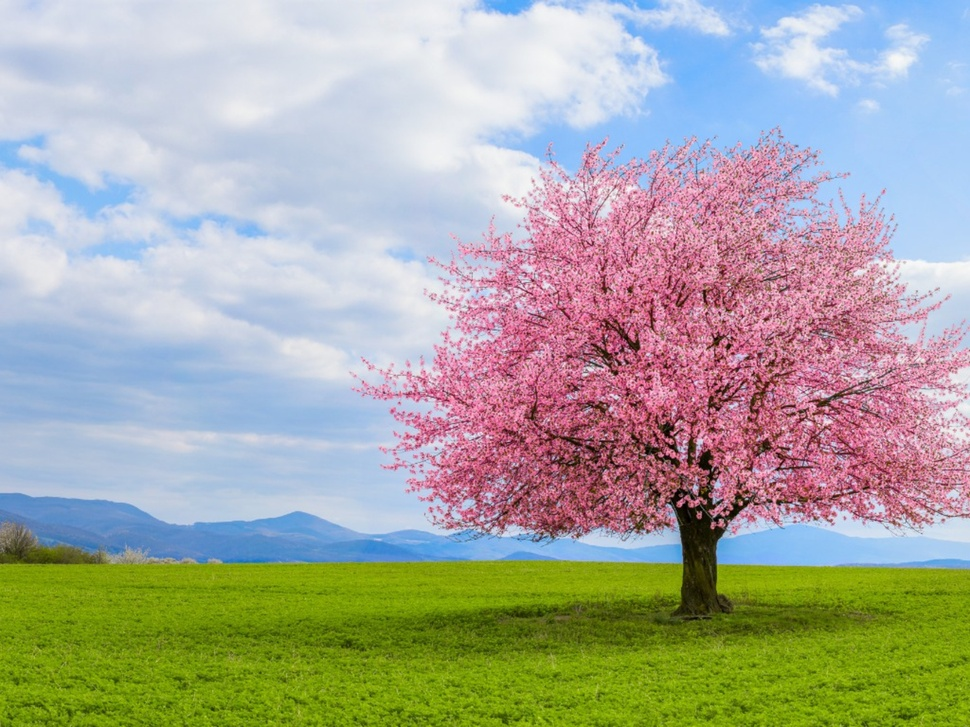
#> input picture Python/OpenCV/Photos/landscape.jpg, 970 x 727 px, shrunk from 1600 x 1200 before the run
$ python rgb2ycbcr.py
#> lines starting #> are read from the running program, lines starting #| are printed output that depends on the picture
import numpy as np
import matplotlib.pyplot as plt
import cv2 as cv

img = cv.imread('Photos/landscape.jpg')
#> img is the input picture: shape (727, 970, 3); mean B, G, R 159, 169.3, 168.1
b, g, r = cv.split(img)
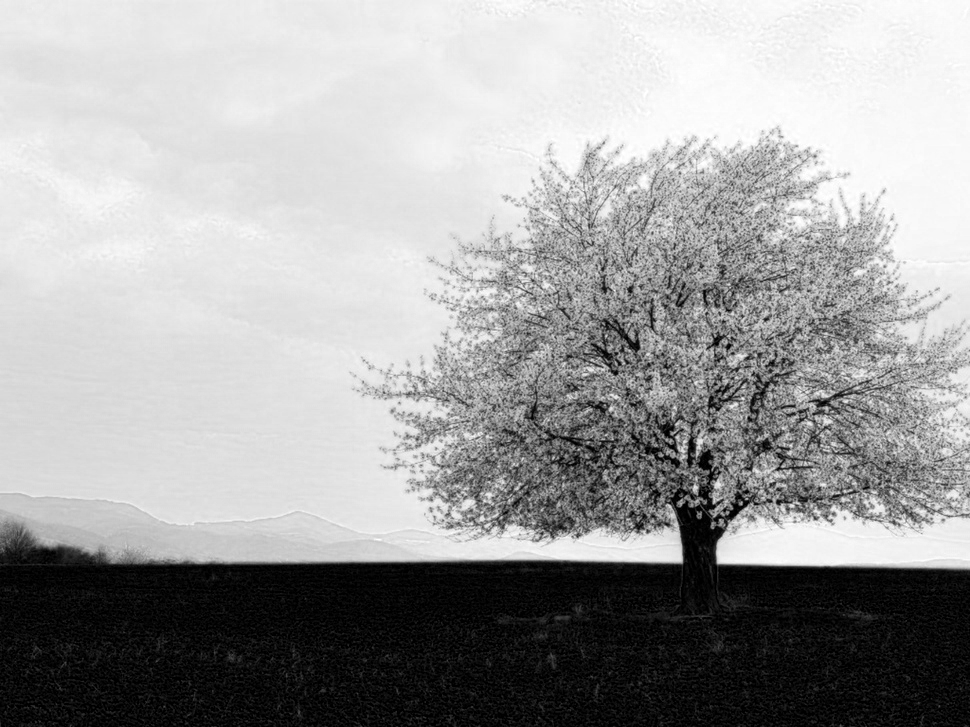
#> b: shape (727, 970); min 0, max 255, mean 159
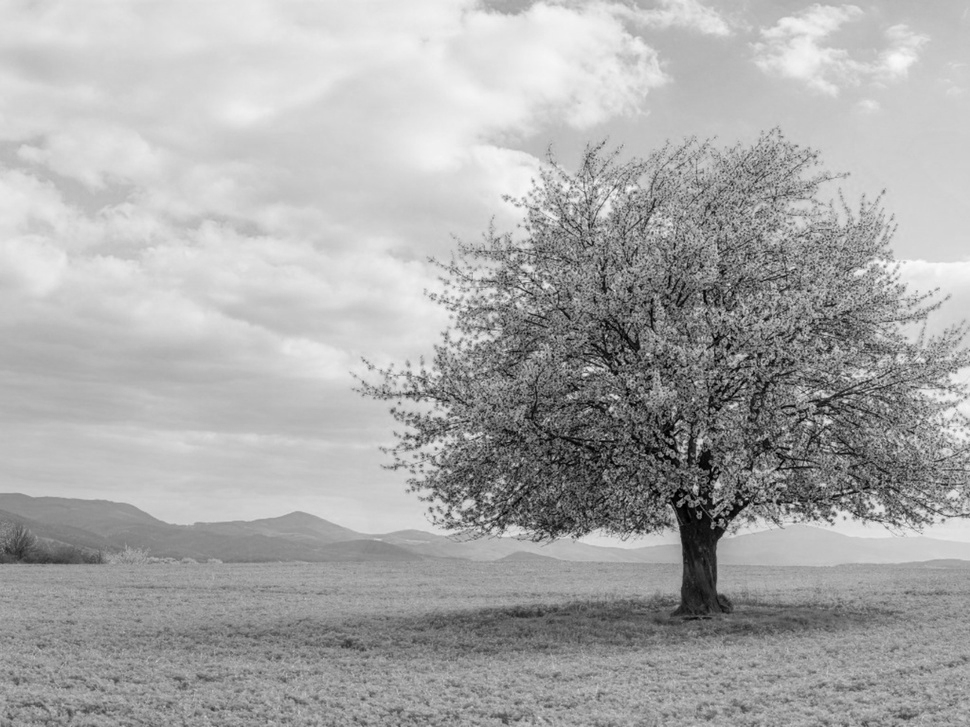
#> g: shape (727, 970); min 0, max 250, mean 169.3
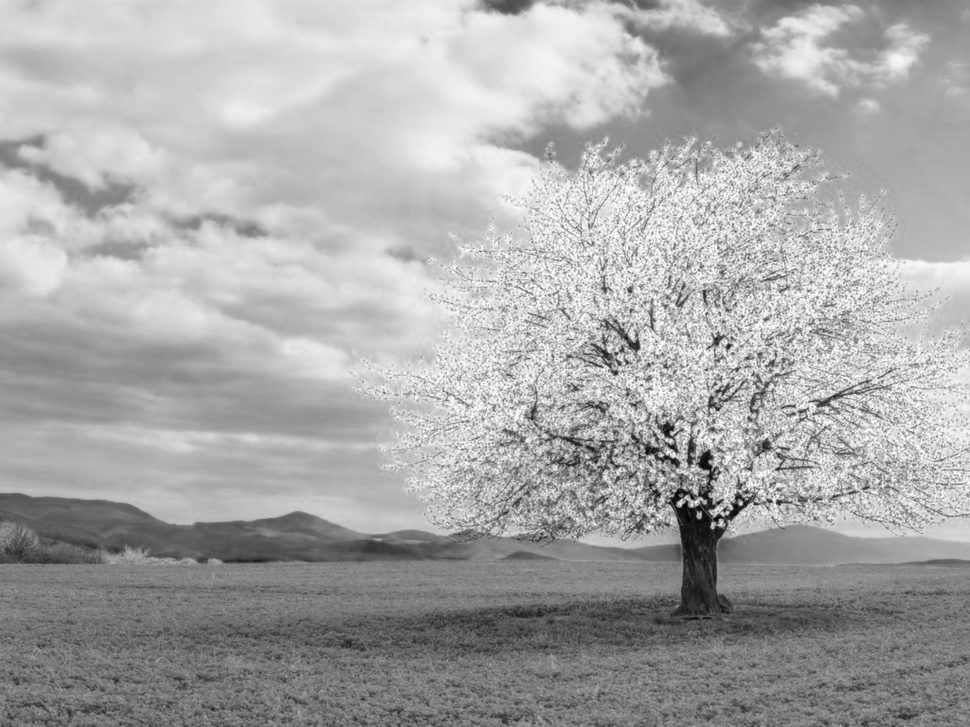
#> r: shape (727, 970); min 1, max 255, mean 168.1
cv.merge([r, g, b])

y = 16 + (65.738 * r / 256) + (129.057 * g / 256) + (25.064 * b / 256)
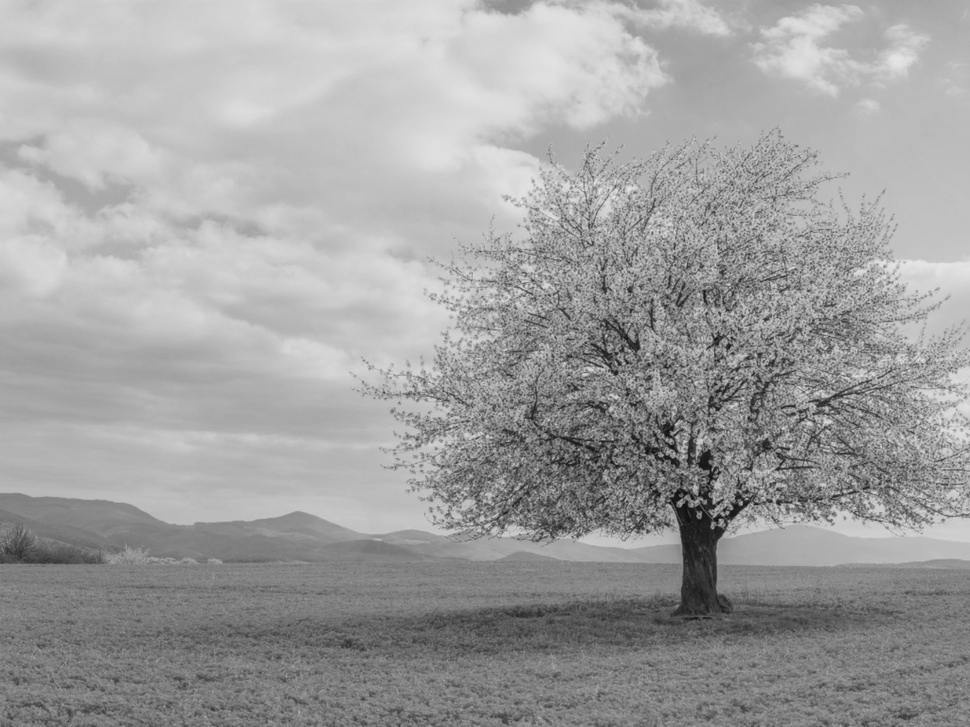
#> y: shape (727, 970) float64; min 16.26, max 230.3, mean 160.1
cb = 128 - (37.945 * r / 256) - (74.494 * g / 256) + (112.439 * b / 256)
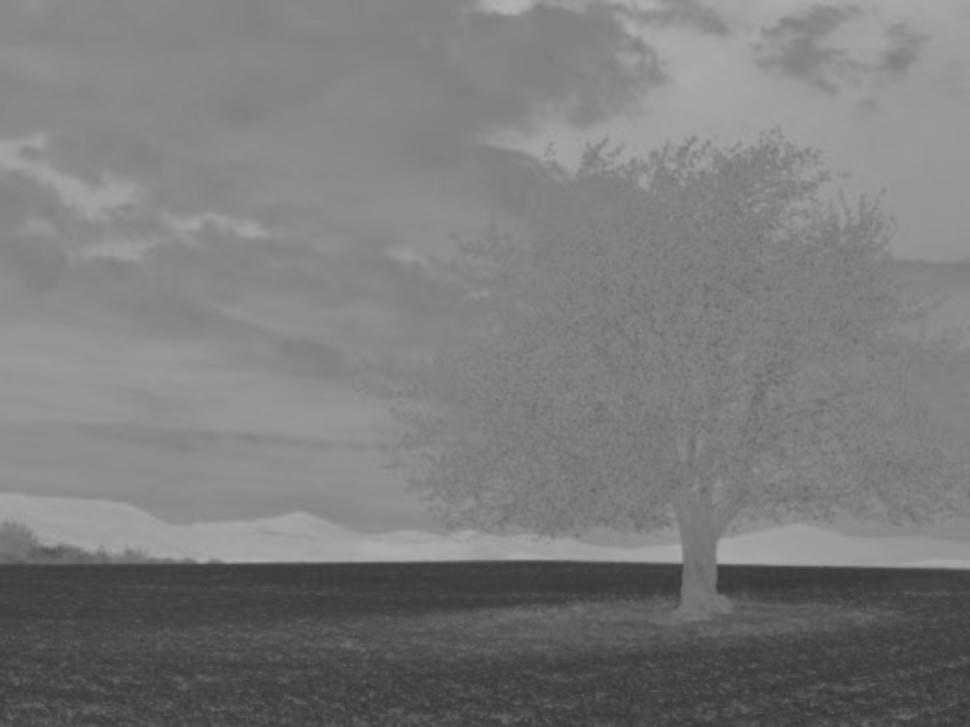
#> cb: shape (727, 970) float64; min 55, max 178.1, mean 123.7
cr = 128 + (112.439 * r / 256) - (94.154 * g / 256) + (18.285 * b / 256)
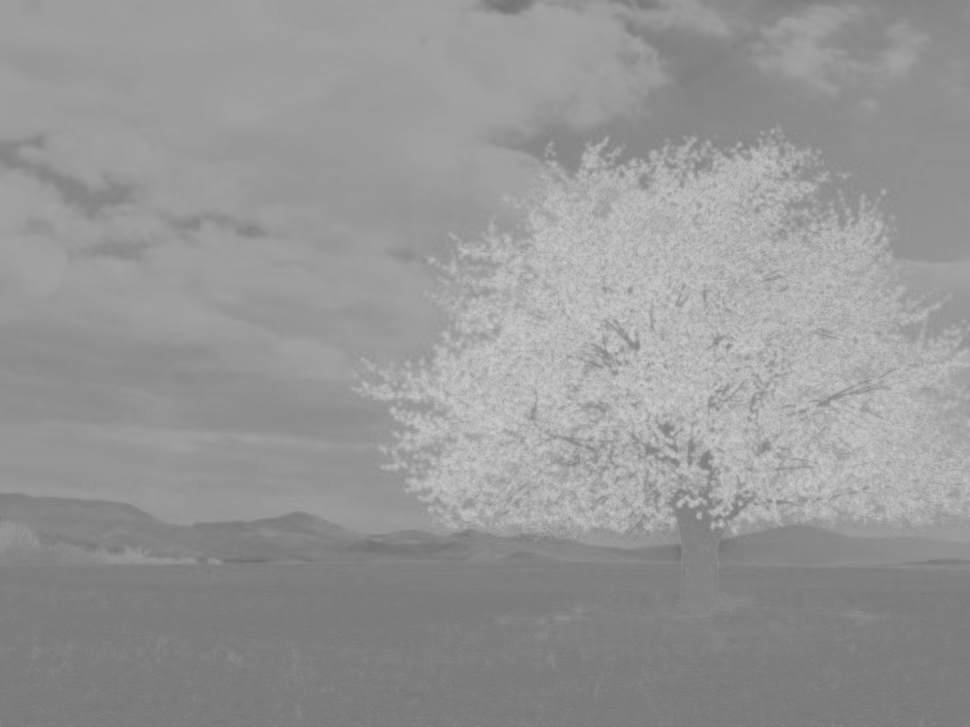
#> cr: shape (727, 970) float64; min 109.8, max 205, mean 150.9

fig = plt.figure(figsize = (17, 12))
pltX, pltY = 2, 2
fig.add_subplot(pltX, pltY, 1)
plt.imshow(cv.cvtColor(img, cv.COLOR_BGR2RGB))
plt.axis('off')
plt.title('RGB')
fig.add_subplot(pltX, pltY, 2)
plt.imshow(cv.cvtColor(y.astype('uint8'), cv.COLOR_BGR2RGB))
plt.axis('off')
plt.title('Y')
fig.add_subplot(pltX, pltY, 3)
plt.imshow(cv.cvtColor(cb.astype('uint8'), cv.COLOR_BGR2RGB))
plt.axis('off')
plt.title('Cb')
fig.add_subplot(pltX, pltY, 4)
plt.imshow(cv.cvtColor(cr.astype('uint8'), cv.COLOR_BGR2RGB))
plt.axis('off')
plt.title('Cr')
fig.show()
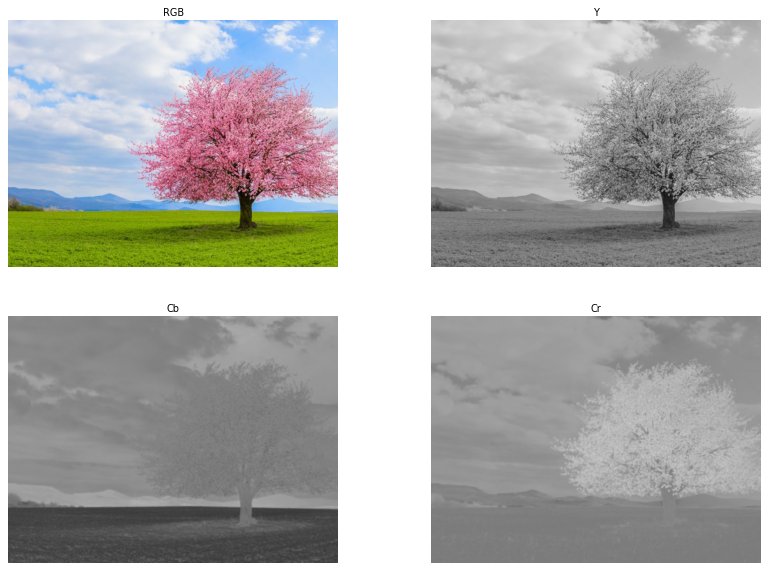
#> figure drawn by matplotlib, 4 panels
#> (the run stopped early here; a loop or call above may not have finished)
